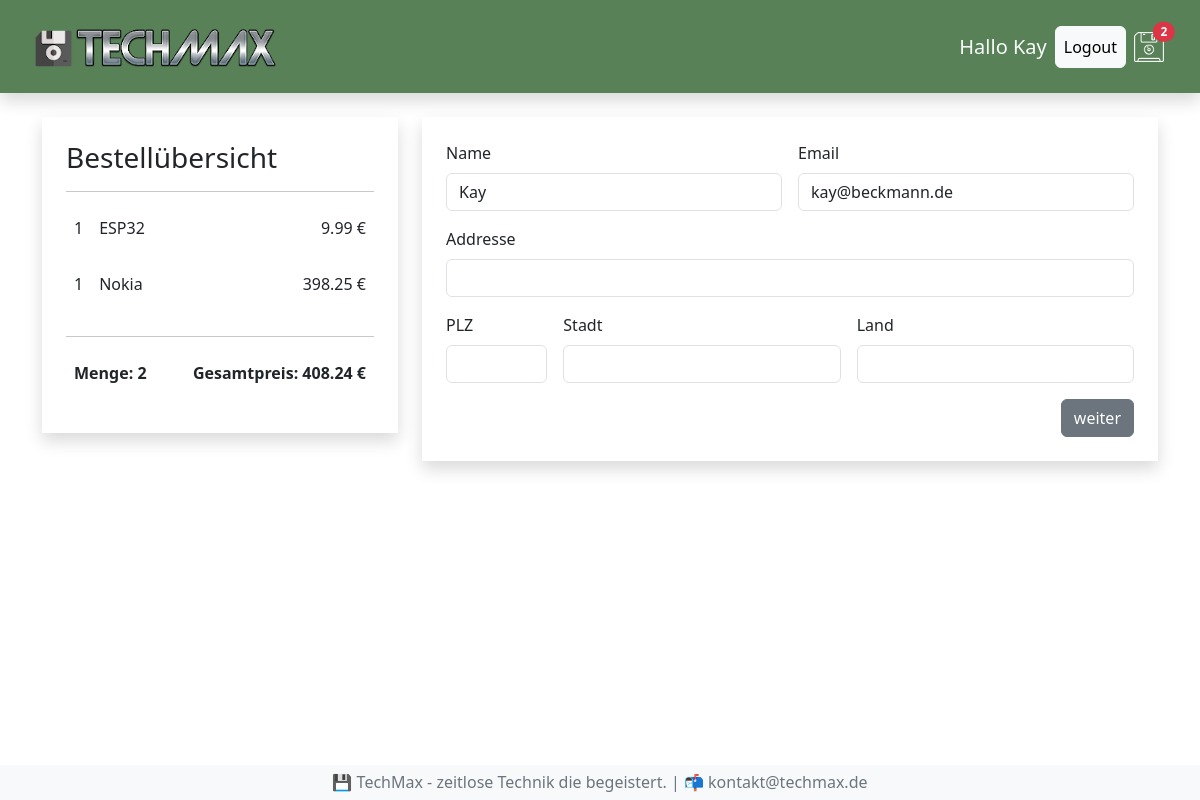
The app's page /kasse/ (signed in), older data.
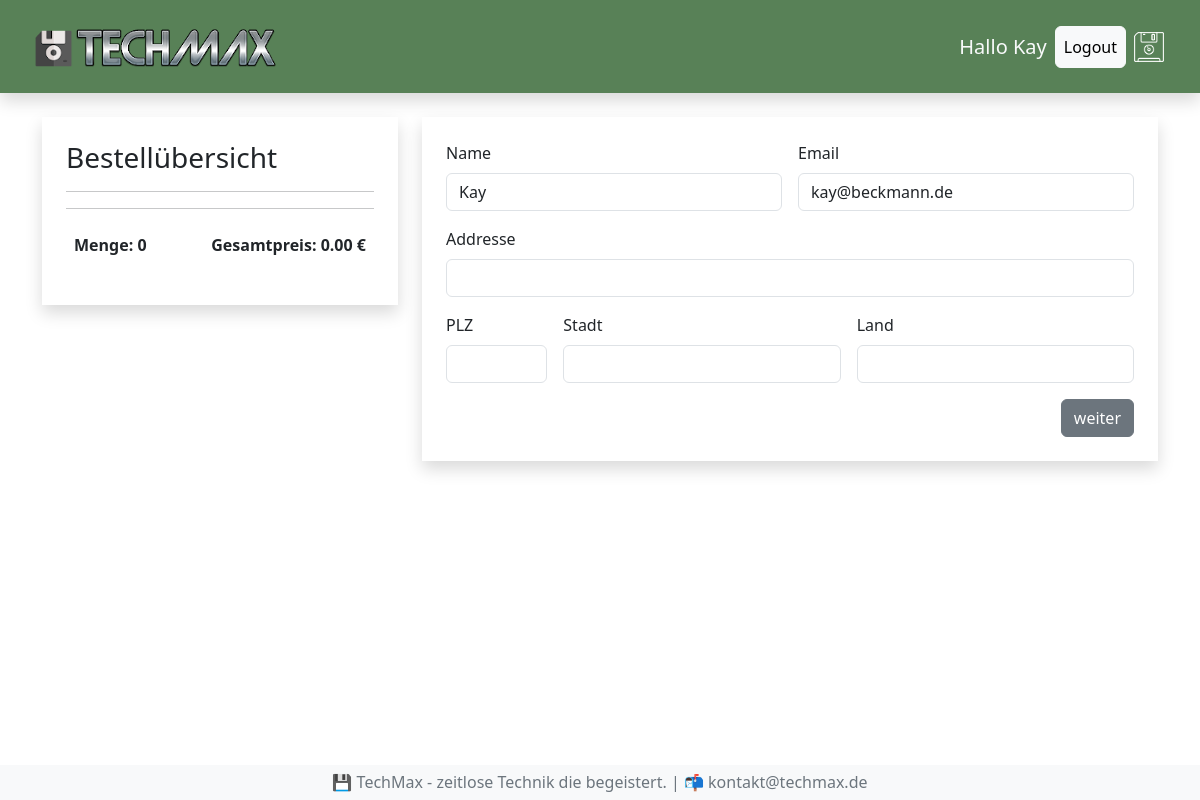
The same page, newer data.
### shop/models.py (models this page shows, shortened)
class Bestellung(models.Model):
  kunde = models.ForeignKey(Kunde, on_delete=models.SET_NULL, null=True, blank=True)
  bestelldatum = models.DateTimeField(auto_now_add=True)
  erledigt = models.BooleanField(default=False, null=True, blank=True)
  auftrags_id = models.CharField(max_length=100, null=True)
  @property
  def get_gesamtpreis(self):
    bestellteartikels = self.bestellteartikell_set.all()
    gesamtpreis = sum(artikel.get_summe for artikel in bestellteartikels)
    return gesamtpreis
  def get_gesamtmenge(self):
    bestellteartikels = self.bestellteartikell_set.all()
    gesamtmenge = sum(artikel.menge for artikel in bestellteartikels)
    return gesamtmenge

class BestellteArtikell(models.Model):
  artikel = models.ForeignKey(Artikel, on_delete=models.SET_NULL, null=True, blank=True)
  bestellung = models.ForeignKey(Bestellung, on_delete=models.SET_NULL, null=True, blank=True)
  menge = models.IntegerField(default=0, null=True, blank=True)
  datum = models.DateTimeField(auto_now_add=True)
  @property
  def get_summe(self):
    summe = self.artikel.preis * self.menge
    return summe

class Artikel(models.Model):
  name = models.CharField(max_length=64, null=True)
  beschreibung = models.TextField(null=True, blank=True)
  preis = models.FloatField()
  img = models.ImageField(null=True, blank=True)

### shop/views.py (the view)
# urls.py: path('kasse/', views.kasse, name='kasse'),
def kasse(request):
  ctx = berechnungBestellung(request)
  return render(request, 'shop/kasse.html', ctx)

### shop/context_processors.py (called while the page is built)
def warenkorb_anzahl(request):
  if request.user.is_authenticated:
    kunde = request.user.kunde
    bestellung, created = Bestellung.objects.get_or_create(kunde = kunde, erledigt = False)
    if bestellung:
      menge = bestellung.get_gesamtmenge
    else:
      menge = 0
  else:
    menge = 0
  return {'menge': menge}

### shop/views.py (called while the page is built)
def berechnungBestellung(request):
  if request.user.is_authenticated:
    kunde = request.user.kunde
    bestellung, created = Bestellung.objects.get_or_create(kunde = kunde, erledigt = False)
    artikels = bestellung.bestellteartikell_set.all()
  else:
    artikels = []
    bestellung = []
  ctx = {"artikels": artikels, "bestellung":bestellung}
  return ctx

### shop/templates/shop/kasse.html (shortened to what this page needs)
{% extends 'shop/index.html' %}
{% block content %}
    <div class="row mt-4">
        <div class="col-4">
            <div class="shadow p-4">
                <h3>Bestellübersicht</h3>
                <hr>
                {% for artikel in artikels %}
                <div class="d-flex">
                    <p class="p-2">{{artikel.menge}}</p>
                    <p class="me-auto p-2">{{artikel.artikel.name}}</p>
                    <p class="p-2">{{artikel.get_summe | floatformat:2}} €</p>
                </div>
                {% endfor %}
                <hr>
                <div class="d-flex">
                    <p class="me-auto fw-bold p-2">Menge: {{ bestellung.get_gesamtmenge }}</p>
                    <p class="fw-bold p-2">Gesamtpreis: {{ bestellung.get_gesamtpreis | floatformat:2 }} €</p>
                </div>
            </div>
        </div>
        <div class="col-8">
            <div class="shadow p-4">
                <form class="row g-3" id="formular">
                    <div class="col-md-6">
                      <label for="inputName" class="form-label">Name</label>
                      <input type="text" class="form-control" id="inputName" value={{request.user|title}} required>
                    </div>
                    <div class="col-md-6">
                        <label for="inputEmail" class="form-label">Email</label>
                        <input type="email" class="form-control" id="inputEmail" required placeholder="Email" value={{request.user.email}}>
                    </div>
                    <div class="col-12">
                      <label for="inputAddress" class="form-label">Addresse</label>
                      <input type="text" class="form-control" id="inputAdresse" required>
                    </div>
                    <div class="col-md-2">
                        <label for="inputPlz" class="form-label">PLZ</label>
                        <input type="text" class="form-control" id="inputPlz" required>
                      </div>
                    <div class="col-md-5">
                      <label for="inputStadt" class="form-label">Stadt</label>
                      <input type="text" class="form-control" id="inputStadt" required>
                    </div>
                    <div class="col-md-5">
                        <label for="inputLand" class="form-label">Land</label>
                        <input type="text" class="form-control" id="inputLand" required>
                      </div>
                    <div class="col-12 d-flex justify-content-end">
                      <button type="submit" id="formular-button" class="btn btn-secondary">weiter</button>
                    </div>
                  </form>
            </div>
        </div>
    </div>
{% endblock content %}

### shop/templates/shop/menu.html
{% load static %}
<nav class="navbar shadow sticky-top p-3 mb-4" style="background-color: #588157;">
  <div class="container-fluid">
    <a class="navbar-brand link-light" href="{% url 'shop' %}"><img src="{% static 'img/logo.png' %}" alt="TechMax"></a>
    <div class="d-flex align-items-center">
      {% if request.user.is_authenticated %}
        <h5 class="text-light m-2">Hallo {{request.user|title}}</h5>
        <a class="btn btn-light p-2" href="{% url 'logout' %}">Logout</a>
      {% else %}
        <a class="btn btn-light p-2" href="{% url 'login' %}">Login</a>
      {% endif %}
      <a class="nav-link p-2 link-light" href="{% url 'warenkorb' %}"><img src="{% static 'img/floppy.png' %}" alt="Warenkorb">
        {% if menge > 0 %}
        <span class="badge rounded-pill bg-danger position-absolute top-25 start-25 translate-middle">{{ menge }}</span>
        {% endif %}
      </a>
    </div>
  </div>
</nav>

Row changes from the older to the newer data that the page shows:
no longer on this page (row edited): Bestellung: id.menge "2", get_gesamtmenge "2", get_gesamtpreis "408.24"
no longer on this page (row unchanged): BestellteArtikell: menge "1", artikel.name "ESP32", get_summe "9.99"
no longer on this page (row unchanged): BestellteArtikell: menge "1", artikel.name "Nokia", get_summe "398.25"
added Bestellung: get_gesamtmenge "0", get_gesamtpreis "0.00"
